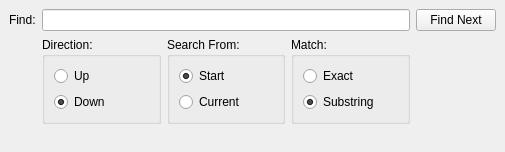
<?xml version="1.0" encoding="UTF-8"?>
<ui version="4.0">
 <class>WordsFind</class>
 <widget class="QMainWindow" name="WordsFind">
  <property name="geometry">
   <rect>
    <x>0</x>
    <y>0</y>
    <width>505</width>
    <height>144</height>
   </rect>
  </property>
  <property name="sizePolicy">
   <sizepolicy hsizetype="Fixed" vsizetype="Fixed">
    <horstretch>0</horstretch>
    <verstretch>0</verstretch>
   </sizepolicy>
  </property>
  <property name="windowTitle">
   <string>Find</string>
  </property>
  <property name="windowIcon">
   <iconset resource="agistudio.qrc">
    <normaloff>:/icons/toolbar_wordsedit.xpm</normaloff>:/icons/toolbar_wordsedit.xpm</iconset>
  </property>
  <widget class="QWidget" name="centralwidget">
   <property name="enabled">
    <bool>true</bool>
   </property>
   <property name="autoFillBackground">
    <bool>false</bool>
   </property>
   <layout class="QHBoxLayout" name="horizontalLayout">
    <item>
     <layout class="QGridLayout" name="gridLayout">
      <item row="0" column="1">
       <widget class="QLineEdit" name="lineFind"/>
      </item>
      <item row="0" column="0">
       <widget class="QLabel" name="labelFind">
        <property name="text">
         <string>Find:</string>
        </property>
       </widget>
      </item>
      <item row="0" column="2">
       <widget class="QPushButton" name="buttonFindNext">
        <property name="text">
         <string>Find Next</string>
        </property>
       </widget>
      </item>
      <item row="1" column="1">
       <layout class="QHBoxLayout" name="horizontalLayoutOptions">
        <item>
         <widget class="QGroupBox" name="groupBoxDirection">
          <property name="title">
           <string>Direction:</string>
          </property>
          <layout class="QVBoxLayout" name="verticalLayout">
           <item>
            <widget class="QRadioButton" name="radioButtonDirUp">
             <property name="text">
              <string>Up</string>
             </property>
             <attribute name="buttonGroup">
              <string notr="true">buttonGroupDirection</string>
             </attribute>
            </widget>
           </item>
           <item>
            <widget class="QRadioButton" name="radioButtonDirDown">
             <property name="text">
              <string>Down</string>
             </property>
             <property name="checked">
              <bool>true</bool>
             </property>
             <attribute name="buttonGroup">
              <string notr="true">buttonGroupDirection</string>
             </attribute>
            </widget>
           </item>
          </layout>
         </widget>
        </item>
        <item>
         <widget class="QGroupBox" name="groupBoxFrom">
          <property name="title">
           <string>Search From:</string>
          </property>
          <layout class="QVBoxLayout" name="verticalLayout_2">
           <item>
            <widget class="QRadioButton" name="radioButtonFromStart">
             <property name="text">
              <string>Start</string>
             </property>
             <property name="checked">
              <bool>true</bool>
             </property>
             <attribute name="buttonGroup">
              <string notr="true">buttonGroupFrom</string>
             </attribute>
            </widget>
           </item>
           <item>
            <widget class="QRadioButton" name="radioButtonFromCurrent">
             <property name="text">
              <string>Current</string>
             </property>
             <attribute name="buttonGroup">
              <string notr="true">buttonGroupFrom</string>
             </attribute>
            </widget>
           </item>
          </layout>
         </widget>
        </item>
        <item>
         <widget class="QGroupBox" name="groupBoxMatch">
          <property name="title">
           <string>Match:</string>
          </property>
          <layout class="QVBoxLayout" name="verticalLayout_3">
           <item>
            <widget class="QRadioButton" name="radioButtonMatchExact">
             <property name="text">
              <string>Exact</string>
             </property>
             <attribute name="buttonGroup">
              <string notr="true">buttonGroupMatch</string>
             </attribute>
            </widget>
           </item>
           <item>
            <widget class="QRadioButton" name="radioButtonMatchSubstr">
             <property name="text">
              <string>Substring</string>
             </property>
             <property name="checked">
              <bool>true</bool>
             </property>
             <attribute name="buttonGroup">
              <string notr="true">buttonGroupMatch</string>
             </attribute>
            </widget>
           </item>
          </layout>
         </widget>
        </item>
       </layout>
      </item>
     </layout>
    </item>
   </layout>
  </widget>
  <widget class="QStatusBar" name="statusBarFind">
   <property name="sizeGripEnabled">
    <bool>false</bool>
   </property>
  </widget>
 </widget>
 <resources>
  <include location="agistudio.qrc"/>
 </resources>
 <connections/>
 <buttongroups>
  <buttongroup name="buttonGroupDirection"/>
  <buttongroup name="buttonGroupFrom"/>
  <buttongroup name="buttonGroupMatch"/>
 </buttongroups>
</ui>
